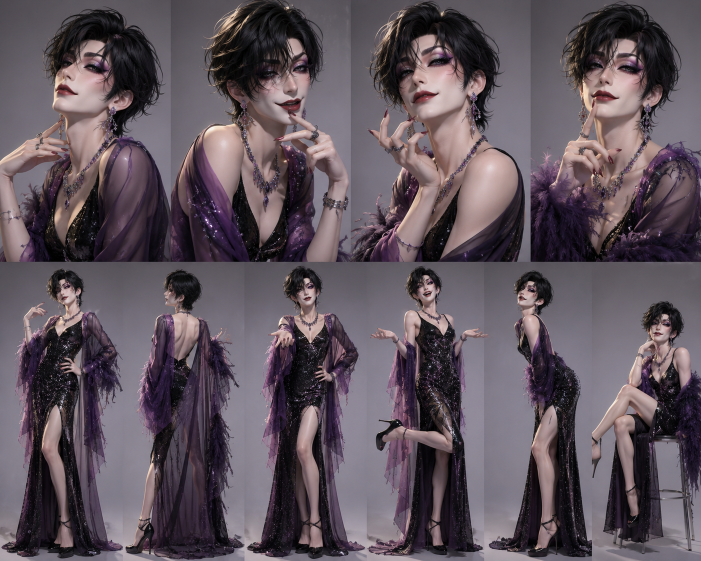
#> input picture tmp/char3/sheet.png, 1402 x 1122 px, found by its file name (shown at 1/2 size)
$ python zoom6.py
#> lines starting #> are read from the running program, lines starting #| are printed output that depends on the picture
# -*- coding: utf-8 -*-
# r3 の靴と r6 のベレーのつなぎ目を拡大（シート x 1040〜1320・y 320〜390 を 5 倍）＋切り抜き r6 の頭 → zoom6.png
from PIL import Image, ImageDraw
D = 'C:/Users/user/oshinavi/tmp/video/matome1124c/'
s = Image.open(D + 'sheet.png').convert('RGB').crop((1040, 320, 1320, 390)).resize((1400, 350), Image.NEAREST)
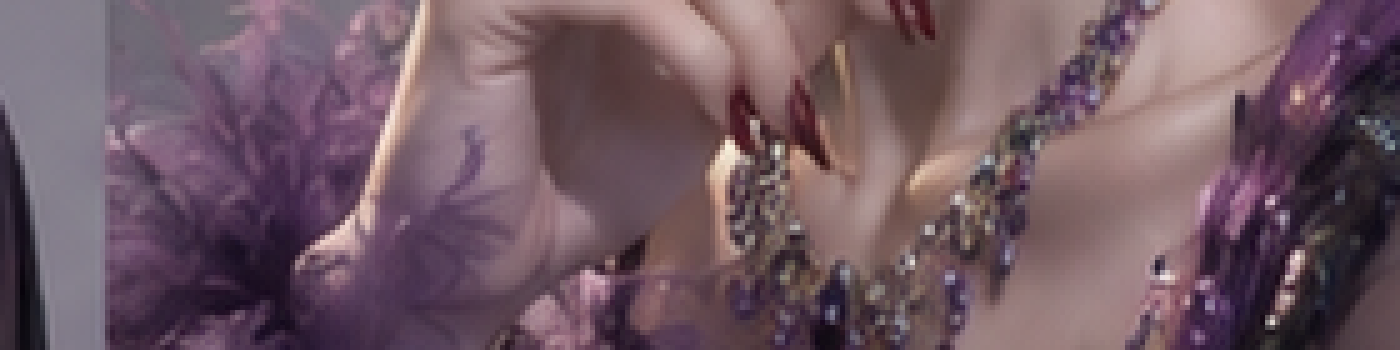
#> s: PIL image 1400x350 RGB; mean R, G, B 112.7, 89.4, 99.5
d = ImageDraw.Draw(s)
for y in range(320, 391, 10):
    d.line([(0, (y - 320) * 5), (1400, (y - 320) * 5)], fill=(0, 200, 0))
    d.text((2, (y - 320) * 5 + 2), str(y), fill=(0, 150, 0))
#> (the run stopped early here; a loop or call above may not have finished)
